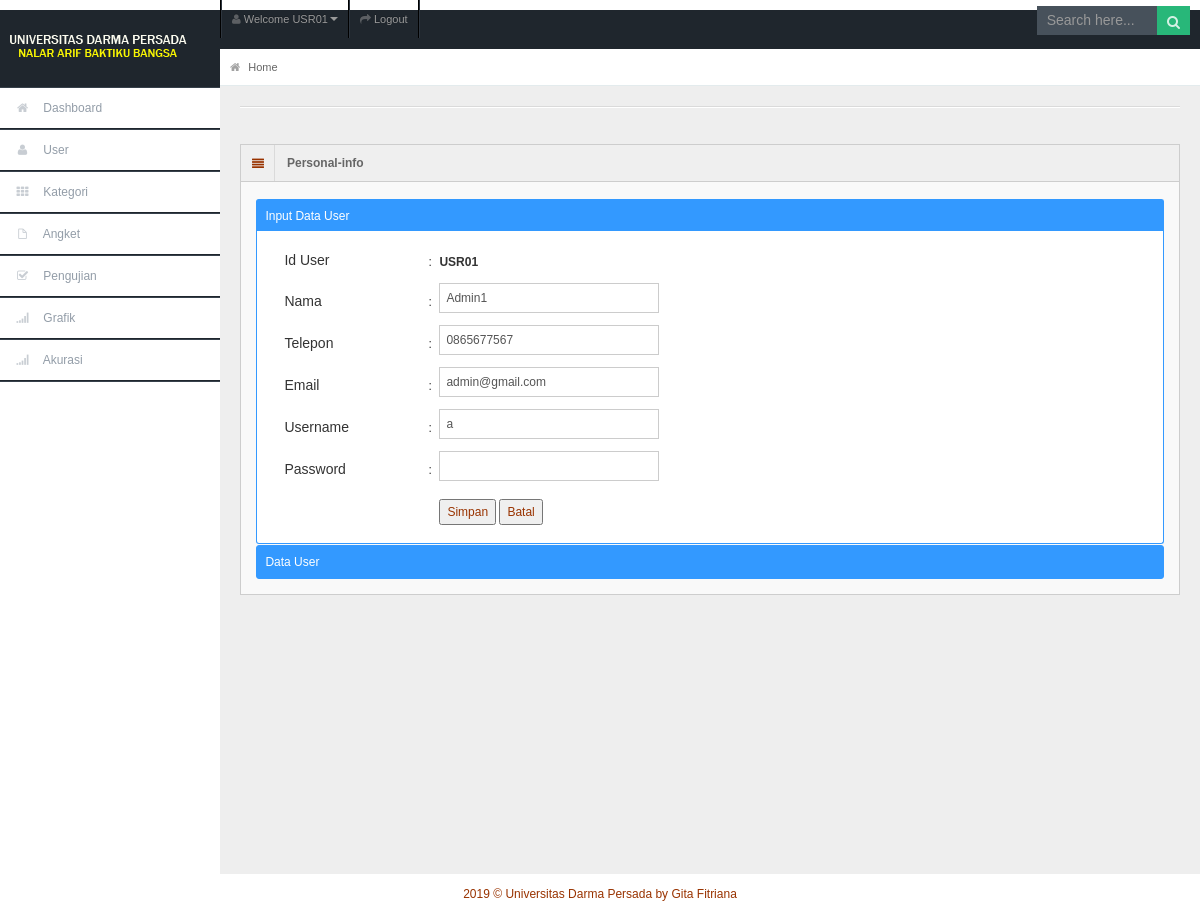
/index.php?mnu=user&pro=ubah&kode=USR01 (signed in), run on the app's committed database.
### tables this page shows
CREATE TABLE `tb_user` (
  `id_user` varchar(10) NOT NULL,
  `nama_user` varchar(40) NOT NULL,
  `tlp_user` varchar(15) NOT NULL,
  `email` varchar(40) NOT NULL,
  `username` varchar(50) NOT NULL,
  `password` varchar(20) NOT NULL
);

### koneksivar.php (called while the page is built, shortened)
<?php
$PATH="ypathcss";
$tbuser="tb_user";
?>

### user/user.php (the view, shortened to what this page needs)
<link type="text/css" href="<?php echo "$PATH/base/";?>ui.all.css" rel="stylesheet" />
<link rel="stylesheet" href="js/jquery-ui.css">
  <link rel="stylesheet" href="resources/demos/style.css">
<?php
  $sql="select `id_user` from `$tbuser` order by `id_user` desc";
    $jum= getJum($conn,$sql);
  $kd="USR";
		if($jum > 0){
				$d=getField($conn,$sql);
    			$idmax=$d['id_user'];
				$urut=substr($idmax,3,2)+1;
				if($urut<10){$idmax="$kd"."0".$urut;}
				else{$idmax="$kd".$urut;}
			}
		else{$idmax="$kd"."01";}
  $id_user=$idmax;
?>
<?php
if($_GET["pro"]=="ubah"){
	$id_user=$_GET["kode"];
	$sql="select * from `$tbuser` where `id_user`='$id_user'";
	$d=getField($conn,$sql);
				$id_user=$d["id_user"];
				$nama_user=$d["nama_user"];
				$tlp_user=$d["tlp_user"];
				$email=$d["email"];
				$username=$d["username"];
				$password=$d["passwords"];
}
?>
<div id="accordion">
  <h4>Input Data User</h4>
  <div>
<form action="" method="post" enctype="multipart/form-data">
<table width="638">
<tr>
<td width="142" height="37"><label for="id_user">Id User</label>
<td width="9">:
<td width="471" colspan="2"><b><?php echo $id_user;?></b>
</tr>
<tr>
<td height="38"><label for="nama_user">Nama</label>
<td>:
<td colspan="2"><input class="form-control"  name="nama_user" type="text" id="nama_user" value="<?php echo $nama_user;?>" size="30" /></td>
</tr>
<tr>
<td height="39"><label for="tlp_user">Telepon</label>
<td>:<td colspan="2"><input class="form-control"  name="tlp_user" type="text" id="tlp_user" value="<?php echo $tlp_user;?>" size="15" />
</td>
</tr>
<tr>
<td height="37"><label for="email">Email</label>
<td>:
<td><input class="form-control"  name="email" type="text" id="email" value="<?php echo $email;?>" size="30" />
</td>
</tr>
<tr>
<td height="37"><label for="username">Username</label>
<td>:<td colspan="2"><input class="form-control" name="username" type="text" id="username" value="<?php echo $username;?>" size="25" />
</td>
</tr>
<tr>
<td height="40"><label for="username">Password</label>
<td>:<td colspan="2"><input class="form-control" name="password" type="text" id="password" value="<?php echo $password;?>" size="25" />
</td>
</tr>
<tr>
<td height="37">
<td>
<td colspan="2">	<input name="Simpan" type="submit" id="Simpan" value="Simpan" />
        <a href="?mnu=user"><input name="Batal" type="button" id="Batal" value="Batal" /></a>
</td></tr>
</table>
</form>
</div>
 <h4>Data User</h4>
</div>

### css/matrix-style.css (style rules this page uses)
* { outline:none !important; -moz-outline: none !important; }
html, body { height:100% }
body { overflow-x: hidden; margin-top: -10px; font-family: 'Open Sans', sans-serif; font-size:12px; color:#666; }
a { color:#666; }
select, textarea, input[type="text"], input[type="password"], input[type="datetime"], input[type="datetime-local"], input[type="date"], input[type="month"], input[type="time"], input[type="week"], input[type="number"], input[type="email"], input[type="url"], input[type="search"], input[type="tel"], input[type="color"], .uneditable-input, .label, .dropdown-menu, .btn, .well, .progress, .table-bordered, .btn-group > .btn:first-child, .btn-group > .btn:last-child, .btn-group > .btn:last-child, .btn-group > .dropdown-toggle, .alert { border-radius:0px; }
.btn, textarea, input[type="text"], input[type="password"], input[type="datetime"], input[type="datetime-local"], input[type="date"], input[type="month"], input[type="time"], input[type="week"], input[type="number"], input[type="email"], input[type="url"], input[type="search"], input[type="tel"], input[type="color"], .uneditable-input { box-shadow:none; }
.stat-boxes .peity_bar_good, .stat-boxes .peity_line_good, { color: #459D1C; }
form { margin-bottom: 0; }

### css/matrix-media.css (style rules this page uses)
body { background:#2E363F; }

### ypathcss/style.css (style rules this page uses)
body { font-family: Arial, Helvetica, sans-serif; font-size: 12px; color: #993300; margin: 0px; background-color: #FFFFFF; }
input, select, textarea { font-family: Arial, Helvetica, sans-serif; font-size: 12px; color: #993300; }

### ypathcss/base/ui.theme.css (style rules this page uses)
.ui-widget { font-family: Verdana,Arial,sans-serif; font-size: 1.1em; }
.ui-widget input, .ui-widget select, .ui-widget textarea, .ui-widget button { font-family: Verdana,Arial,sans-serif; font-size: 1em; }
.ui-widget-content { border: 1px solid #aaaaaa; background: #ffffff url(images/ui-bg_flat_75_ffffff_40x100.png) 50% 50% repeat-x; color: #222222; }
.ui-widget-content a { color: #222222; }
.ui-state-default, .ui-widget-content .ui-state-default { border: 1px solid #d3d3d3; background: #e6e6e6 url(images/ui-bg_glass_75_e6e6e6_1x400.png) 50% 50% repeat-x; font-weight: normal; color: #555555; outline: none; }
.ui-state-active, .ui-widget-content .ui-state-active { border: 1px solid #aaaaaa; background: #ffffff url(images/ui-bg_glass_65_ffffff_1x400.png) 50% 50% repeat-x; font-weight: normal; color: #212121; outline: none; }
.ui-corner-top { -moz-border-radius-topleft: 4px; -webkit-border-top-left-radius: 4px; -moz-border-radius-topright: 4px; -webkit-border-top-right-radius: 4px; }
.ui-corner-bottom { -moz-border-radius-bottomleft: 4px; -webkit-border-bottom-left-radius: 4px; -moz-border-radius-bottomright: 4px; -webkit-border-bottom-right-radius: 4px; }
.ui-corner-all { -moz-border-radius: 4px; -webkit-border-radius: 4px; }

### ypathcss/base/ui.core.css (style rules this page uses)
.ui-helper-reset { margin: 0; padding: 0; border: 0; outline: 0; line-height: 1.3; text-decoration: none; font-size: 100%; list-style: none; }

### ypathcss/base/ui.accordion.css (style rules this page uses)
.ui-accordion .ui-accordion-header { cursor: pointer; position: relative; margin-top: 1px; zoom: 1; }
.ui-accordion .ui-accordion-header-active { border-bottom: 0 !important; }
.ui-accordion .ui-accordion-content { padding: 1em 2.2em; border-top: 0; margin-top: -2px; position: relative; top: 1px; margin-bottom: 2px; overflow: auto; display: none; }
.ui-accordion .ui-accordion-content-active { display: block; }

### data on the page
tb_user: id_user "USR01", nama_user "Admin1", tlp_user "0865677567", email "admin@gmail.com", username "a"

### other printed values
$_SESSION["cid"] "USR01"
